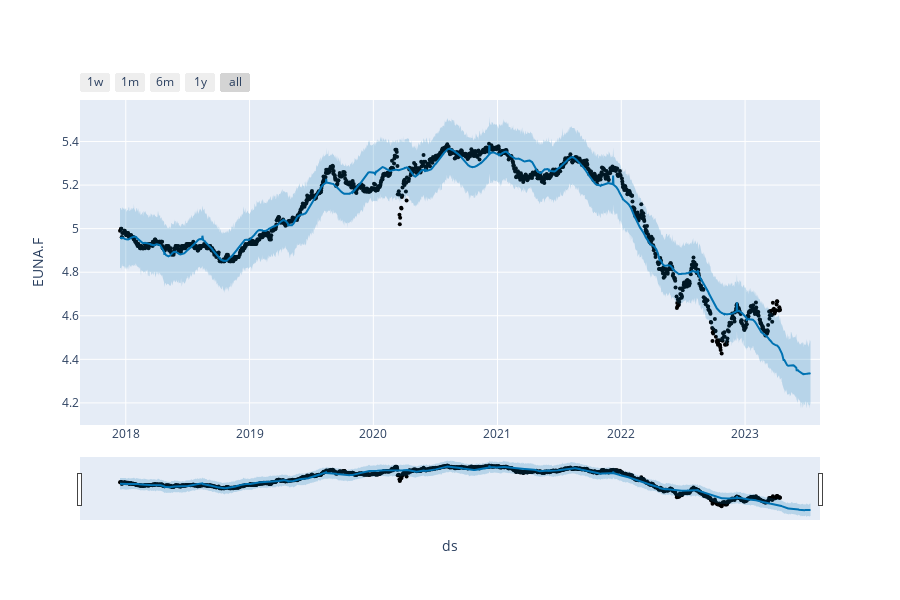
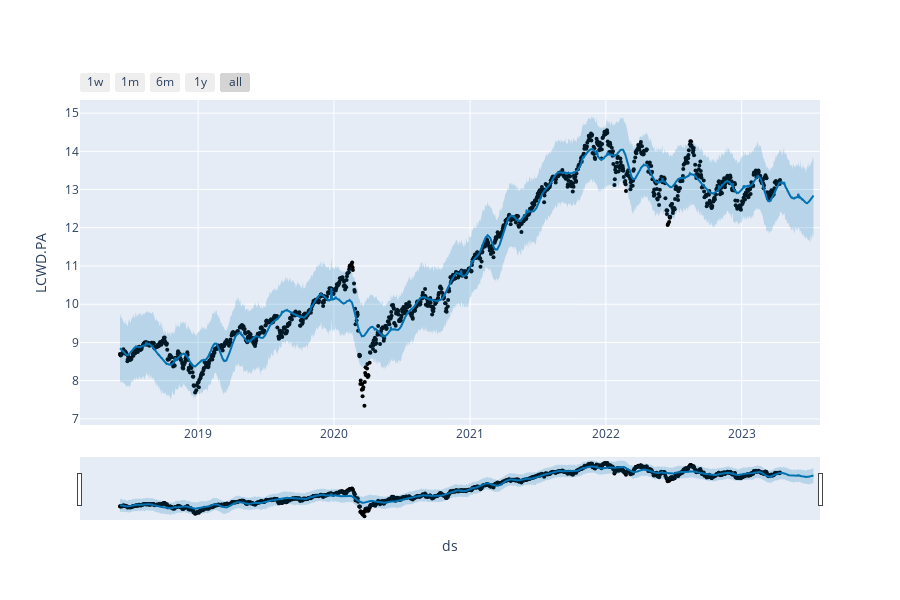
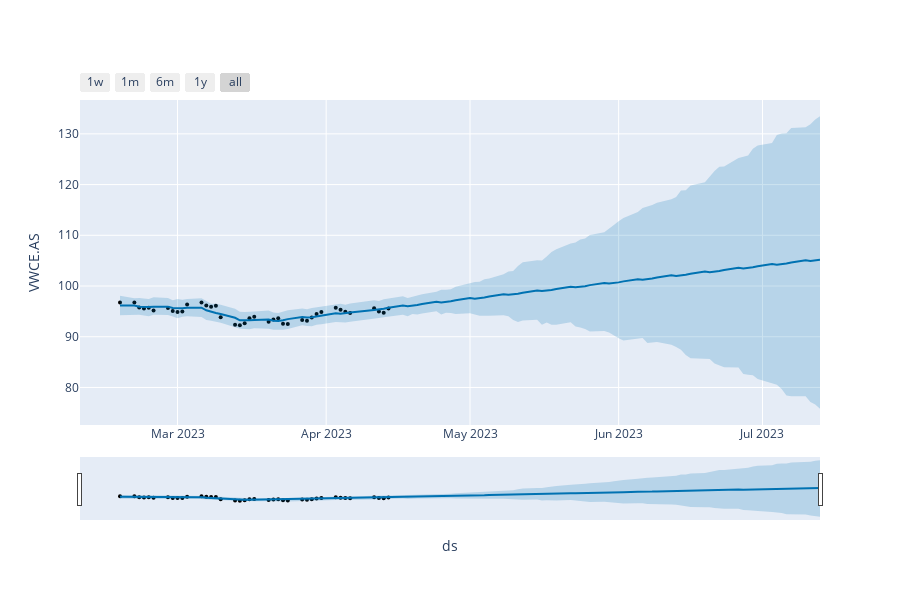

The notebook cell these images were saved under, in order:
### Code cell
main(show=True, save_fig = False)
